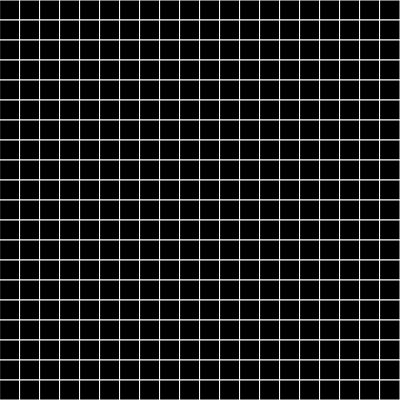
Frame 1 (no input)
Frame 60 (no input): identical to frame 1, image omitted
Frame 120 (the mouse pressed at the canvas centre since frame 60): identical to frame 1, image omitted

The p5.js sketch that drew this single still picture (run headless with seeded random() and noise() and a simulated clock; from frame 60 on, the mouse is pressed at the canvas centre):

// p5.js sketch
// ── sketch.js
function make2DArray(cols, rows) {
  var arr = new Array(cols);
  for (var i = 0; i < arr.length; i++) {
    arr[i] = new Array(rows);
  }
  return arr;
}

var grid;
var cols;
var rows;
var w = 20;
let s = 401;

var totalBees = 30;

function setup() {
  createCanvas(s, s);
  cols = floor(width / w);
  rows = floor(height / w);
  grid = make2DArray(cols, rows);
  for (var i = 0; i < cols; i++) {
    for (var j = 0; j < rows; j++) {
      grid[i][j] = new Cell(i, j, w);
    }
  }

  // Pick totalBees spots
  var options = [];
  for (var i = 0; i < cols; i++) {
    for (var j = 0; j < rows; j++) {
      options.push([i, j]);
    }
  }

  for (var n = 0; n < totalBees; n++) {
    var index = floor(random(options.length));
    var choice = options[index];
    var i = choice[0];
    var j = choice[1];
    // Deletes that spot so it's no longer an option
    options.splice(index, 1);
    grid[i][j].bee = true;
  }

  for (var i = 0; i < cols; i++) {
    for (var j = 0; j < rows; j++) {
      grid[i][j].countBees();
    }
  }
}

function gameOver() {
  for (var i = 0; i < cols; i++) {
    for (var j = 0; j < rows; j++) {
      grid[i][j].revealed = true;
    }
  }
}

function mousePressed() {
  for (var i = 0; i < cols; i++) {
    for (var j = 0; j < rows; j++) {
      if (grid[i][j].contains(mouseX, mouseY)) {
        grid[i][j].reveal();

        if (grid[i][j].bee) {
          gameOver();
          noLoop()
          console.log("Game over")
        }
      }
    }
  }
}

function draw() {
  background(255);
  for (var i = 0; i < cols; i++) {
    for (var j = 0; j < rows; j++) {
      grid[i][j].show();
    }
  }
}

// ── cell.js
function Cell(i, j, w) {
  this.i = i;
  this.j = j;
  this.x = i * w;
  this.y = j * w;
  this.w = w;
  this.neighborCount = 0;

  this.bee = false;
  this.revealed = false;
}

Cell.prototype.show = function() {
  stroke(255);
  fill(0);
  rect(this.x, this.y, this.w, this.w);
  if (this.revealed) {
    if (this.bee) {
      fill(128);
      ellipse(this.x + this.w * 0.5, this.y + this.w * 0.5, this.w * 0.5);
    } else {
      fill(55);
      rect(this.x, this.y, this.w, this.w);
      if (this.neighborCount > 0) {
        textAlign(CENTER);
        fill(255);
        text(this.neighborCount, this.x + this.w * 0.5, this.y + this.w - 6);
      }
    }
  }
};

Cell.prototype.countBees = function() {
  if (this.bee) {
    this.neighborCount = -1;
    return;
  }
  var total = 0;
  for (var xoff = -1; xoff <= 1; xoff++) {
    var i = this.i + xoff;
    if (i < 0 || i >= cols) continue;

    for (var yoff = -1; yoff <= 1; yoff++) {
      var j = this.j + yoff;
      if (j < 0 || j >= rows) continue;

      var neighbor = grid[i][j];
      if (neighbor.bee) {
        total++;
      }
    }
  }
  this.neighborCount = total;
};

Cell.prototype.contains = function(x, y) {
  return x > this.x && x < this.x + this.w && y > this.y && y < this.y + this.w;
};

Cell.prototype.reveal = function() {
  this.revealed = true;
  if (this.neighborCount == 0) {
    // flood fill time
    this.floodFill();
  }
};

Cell.prototype.floodFill = function() {
  for (var xoff = -1; xoff <= 1; xoff++) {
    var i = this.i + xoff;
    if (i < 0 || i >= cols) continue;

    for (var yoff = -1; yoff <= 1; yoff++) {
      var j = this.j + yoff;
      if (j < 0 || j >= rows) continue;

      var neighbor = grid[i][j];
      // Note the neighbor.bee check was not required.
      // See issue #184
      if (!neighbor.revealed) {
        neighbor.reveal();
      }
    }
  }
};
